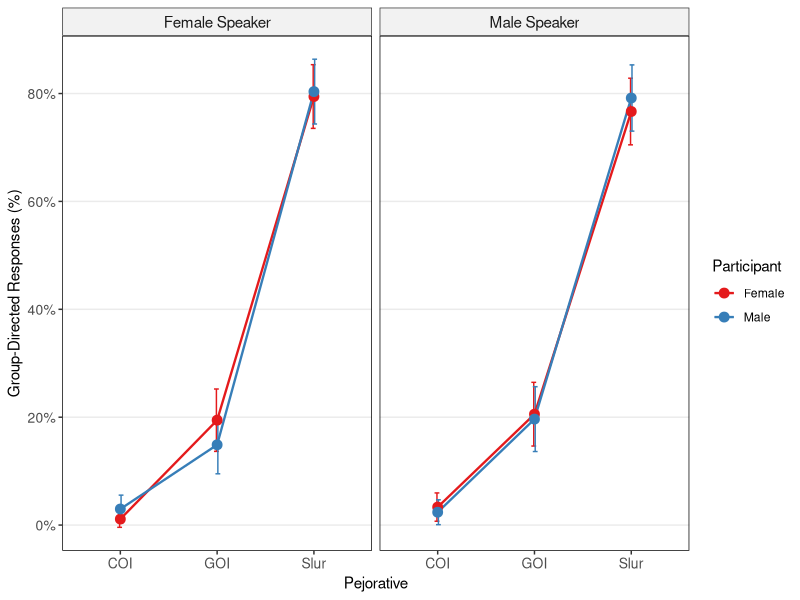
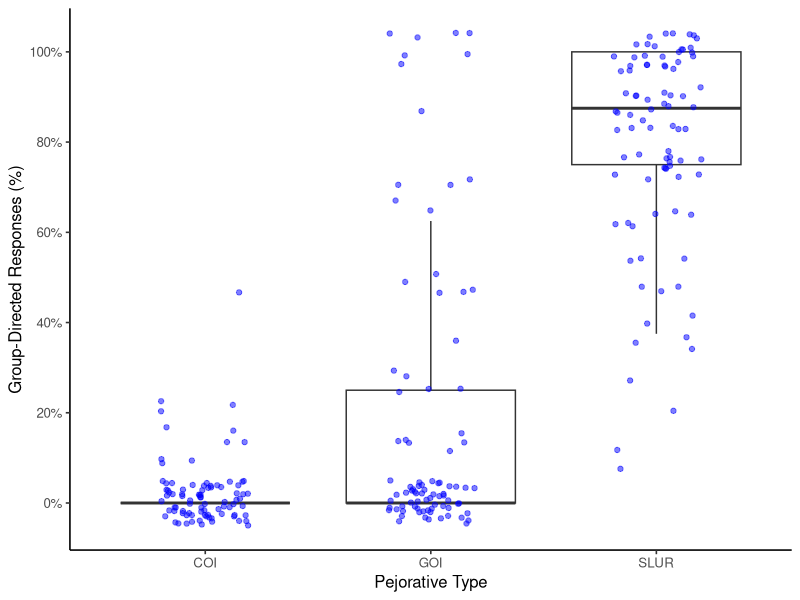
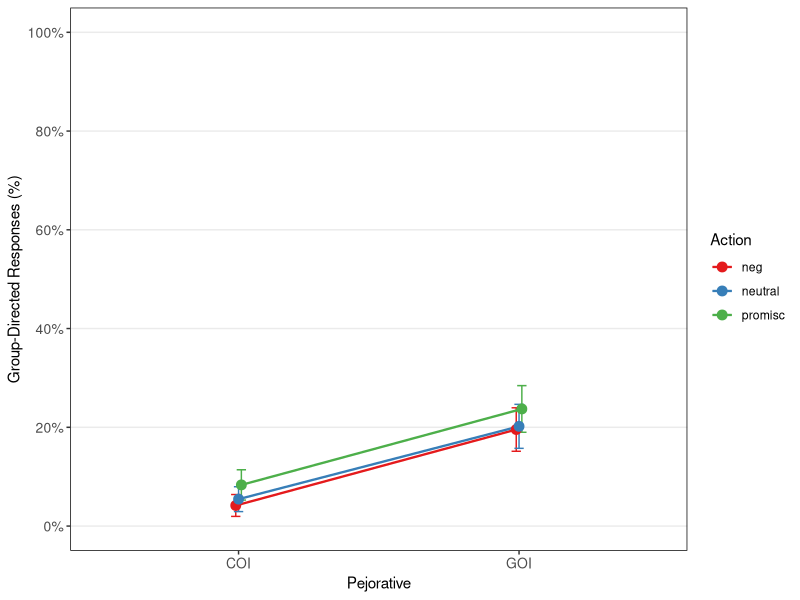
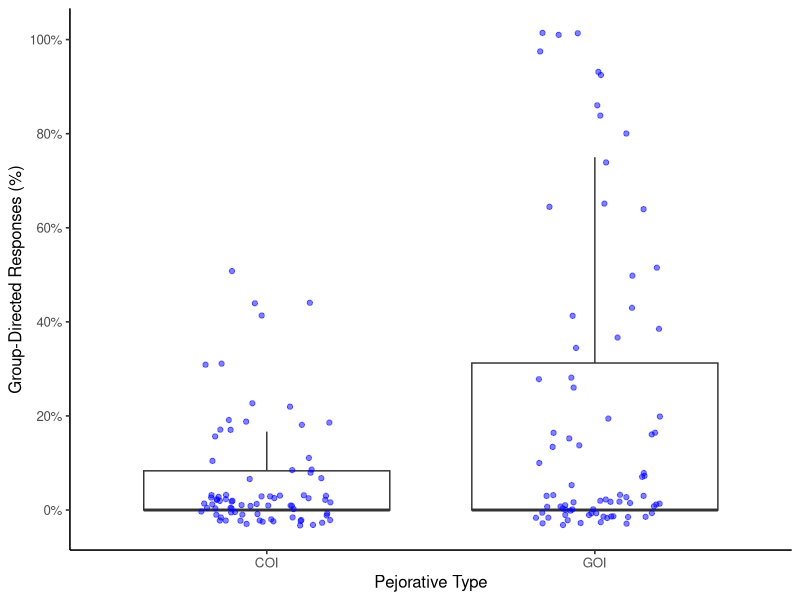
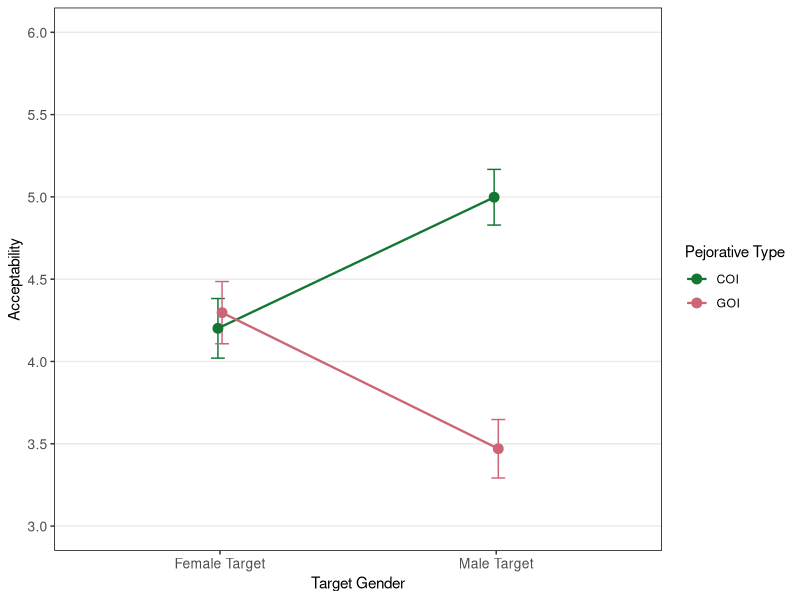
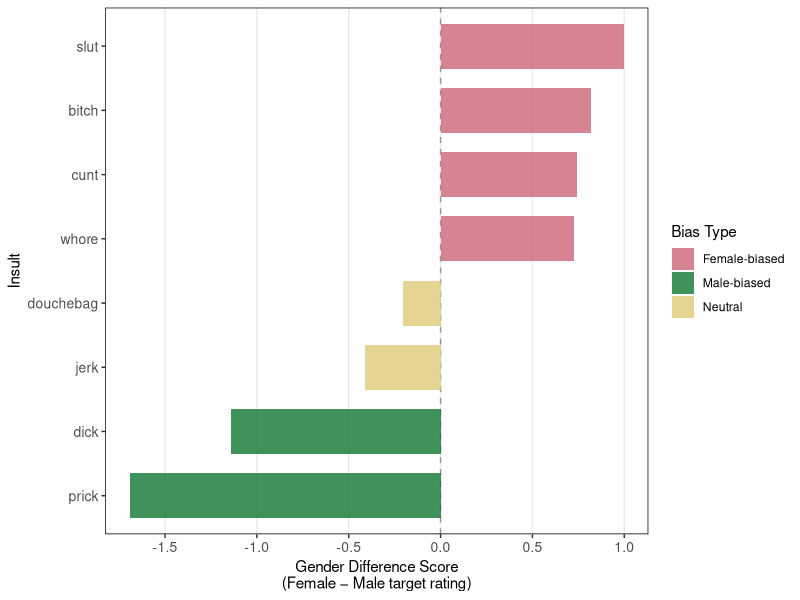

Write R code to recreate these figures, in order.
## ---- chunk 1
library(dplyr)
library(tidyr)
library(ggplot2)
library(lme4)
library(lmerTest)
library(readr)
## ---- chunk 2
data_s1 <- read.csv("data_s1_clean.csv")
data_s2 <- read.csv("data_s2_clean.csv")
data_s3 <- read.csv("data_s3_clean.csv")
## ---- chunk 3
data_s1$response_type <- factor(data_s1$response_type)
data_s1$pejorative_type <- factor(data_s1$pejorative_type)
data_s1$participant_gender <- factor(data_s1$participant_gender)
data_s1$speaker <- factor(data_s1$speaker)
data_s1$submission_id <- factor(data_s1$submission_id)
data_s1$response_binary <- ifelse(data_s1$response_type == "Group", 1, 0)

response_summary <- data_s1 %>%
  group_by(pejorative_type, speaker, participant_gender, response_type) %>%
  summarise(n = n(), .groups = "drop") %>%
  group_by(pejorative_type, speaker, participant_gender) %>%
  mutate(
    total = sum(n),
    rel_freq = n / total,
    se = sqrt((rel_freq * (1 - rel_freq)) / total),
    ci_lower = pmax(0, rel_freq - 1.96 * se),
    ci_upper = pmin(1, rel_freq + 1.96 * se)
  )

plot_data <- response_summary %>%
  filter(response_type == "Group") %>%
  rename(group_pct = rel_freq) %>%
  mutate(
    group_pct = group_pct * 100,
    ci = 1.96 * se * 100
  )

ggplot(plot_data, aes(x = pejorative_type, y = group_pct,
                      color = participant_gender,
                      group = participant_gender)) +
  geom_errorbar(aes(ymin = group_pct - ci, ymax = group_pct + ci),
                width = 0.1, position = position_dodge(0.03)) +
  geom_line(size = 0.8) +
  geom_point(size = 3) +
  facet_wrap(~speaker, labeller = labeller(speaker = c(
    "female" = "Female Speaker",
    "male" = "Male Speaker"
  ))) +
  labs(x = "Pejorative", y = "Group-Directed Responses (%)", color = "Participant") +
  scale_color_brewer(palette = "Set1",
                     labels = c("female" = "Female", "male" = "Male")) +
  scale_y_continuous(
    labels = function(x) paste0(x, "%"),
    breaks = seq(0, 100, by = 20)
  ) +
  scale_x_discrete(labels = c("COI" = "COI", "GOP" = "GOP", "SLUR" = "Slur")) +
  theme_bw() +
  theme(
    axis.text = element_text(size = 10),
    axis.text.x = element_text(angle = 0, hjust = 0.5),
    legend.position = "right",
    legend.background = element_rect(fill = NA, color = NA),
    strip.background = element_rect(fill = "gray95"),
    strip.text = element_text(size = 11),
    panel.grid.minor = element_blank(),
    panel.grid.major.x = element_blank(),
    panel.border = element_rect(color = "black", fill = NA, linewidth = 0.5)
  )
## ---- chunk 4
participant_summary <- data_s1 %>%
  group_by(submission_id, pejorative_type) %>%
  summarize(group_response_rate = mean(response_binary) * 100, .groups = "drop")

ggplot(participant_summary, aes(x = pejorative_type, y = group_response_rate)) +
  geom_boxplot(outlier.shape = NA) +
  geom_jitter(width = 0.2, alpha = 0.5, color = "blue") +
  labs(x = "Pejorative Type", y = "Group-Directed Responses (%)") +
  scale_y_continuous(
    labels = function(x) paste0(x, "%"),
    breaks = seq(0, 100, by = 20)
  ) +
  theme_classic(base_size = 12) +
  theme(
    panel.grid.major = element_blank(),
    panel.grid.minor = element_blank()
  )
## ---- chunk 5
data_s2 <- data_s2 %>%
  mutate(
    pejorative_type = as.character(pejorative_type),
    action = as.character(action)
  )

summary_stats <- data_s2 %>%
  group_by(pejorative_type, action) %>%
  summarize(
    n = sum(!is.na(response)),
    group_count = sum(response == "Group", na.rm = TRUE),
    prop_group = group_count / n,
    .groups = "drop"
  ) %>%
  mutate(
    se = sqrt((prop_group * (1 - prop_group)) / n),
    ci_lower = prop_group - 1.96 * se,
    ci_upper = prop_group + 1.96 * se
  )

plot_data <- summary_stats %>%
  mutate(
    prop_group_pct = 100 * prop_group,
    ci_lower_pct = 100 * ci_lower,
    ci_upper_pct = 100 * ci_upper
  )

ggplot(plot_data, aes(x = pejorative_type, y = prop_group_pct,
                      color = action, group = action)) +
  geom_errorbar(aes(ymin = ci_lower_pct, ymax = ci_upper_pct),
                width = 0.1, position = position_dodge(width = 0.03)) +
  geom_line(size = 0.8, position = position_dodge(width = 0.03)) +
  geom_point(size = 3, position = position_dodge(width = 0.03)) +
  labs(x = "Pejorative", y = "Group-Directed Responses (%)", color = "Action") +
  scale_y_continuous(
    limits = c(0, 100),
    breaks = seq(0, 100, by = 20),
    labels = function(x) paste0(x, "%")
  ) +
  scale_color_brewer(palette = "Set1") +
  theme_bw() +
  theme(
    axis.text = element_text(size = 10),
    axis.text.x = element_text(angle = 0, hjust = 0.5),
    legend.position = "right",
    legend.background = element_rect(fill = NA, color = NA),
    strip.background = element_rect(fill = "gray95"),
    strip.text = element_text(size = 11),
    panel.grid.minor = element_blank(),
    panel.grid.major.x = element_blank(),
    panel.border = element_rect(color = "black", fill = NA, linewidth = 0.5)
  )
## ---- chunk 6
data_s2$pejorative_type <- as.factor(data_s2$pejorative_type)
data_s2$response_binary <- ifelse(data_s2$response == "Group", 1, 0)

participant_summary_s2 <- data_s2 %>%
  group_by(submission_id, pejorative_type) %>%
  summarize(
    total_responses = n(),
    group_responses = sum(response == "Group", na.rm = TRUE),
    group_response_rate = (group_responses / total_responses) * 100,
    .groups = "drop"
  )

ggplot(participant_summary_s2, aes(x = pejorative_type, y = group_response_rate)) +
  geom_boxplot(outlier.shape = NA) +
  geom_jitter(width = 0.2, alpha = 0.5, color = "blue") +
  labs(x = "Pejorative Type", y = "Group-Directed Responses (%)") +
  scale_y_continuous(
    labels = function(x) paste0(x, "%"),
    breaks = seq(0, 100, by = 20)
  ) +
  theme_classic(base_size = 12) +
  theme(
    panel.grid.major = element_blank(),
    panel.grid.minor = element_blank()
  )
## ---- chunk 7
data_s3 <- read_csv("data_s3_clean.csv")

data_s3$target_gender <- as.factor(data_s3$target_gender)
data_s3$pejorative <- as.factor(data_s3$pejorative)
data_s3$submission_id <- as.factor(data_s3$submission_id)
data_s3$itemname <- as.factor(data_s3$itemname)

summary_stats_s3 <- data_s3 %>%
  group_by(target_gender, pejorative) %>%
  summarise(
    n = n(),
    mean_rating = mean(selected_option, na.rm = TRUE),
    sd_rating = sd(selected_option, na.rm = TRUE),
    se_rating = sd_rating / sqrt(n),
    ci_lower = mean_rating - 1.96 * se_rating,
    ci_upper = mean_rating + 1.96 * se_rating,
    .groups = "drop"
  )

ggplot(summary_stats_s3, aes(x = target_gender, y = mean_rating,
                              color = pejorative, group = pejorative)) +
  geom_errorbar(aes(ymin = ci_lower, ymax = ci_upper),
                width = 0.1, position = position_dodge(width = 0.03)) +
  geom_line(size = 0.8, position = position_dodge(width = 0.03)) +
  geom_point(size = 3, position = position_dodge(width = 0.03)) +
  labs(x = "Target Gender", y = "Acceptability", color = "Pejorative Type") +
  scale_x_discrete(labels = c("female_target" = "Female Target",
                               "male_target" = "Male Target")) +
  scale_y_continuous(limits = c(3, 6), breaks = seq(3, 6, by = 0.5)) +
  scale_color_manual(values = c("COI" = "#117733", "GOI" = "#CC6677")) +
  theme_bw() +
  theme(
    axis.text = element_text(size = 10),
    axis.text.x = element_text(angle = 0, hjust = 0.5),
    legend.position = "right",
    legend.background = element_rect(fill = NA, color = NA),
    strip.background = element_rect(fill = "gray95"),
    strip.text = element_text(size = 11),
    panel.grid.minor = element_blank(),
    panel.grid.major.x = element_blank(),
    panel.border = element_rect(color = "black", fill = NA, linewidth = 0.5)
  )
## ---- chunk 8
library(cluster)

token_analysis <- data_s3 %>%
  filter(!is.na(token)) %>%
  group_by(token, pejorative, target_gender) %>%
  summarise(mean_rating = mean(selected_option, na.rm = TRUE), .groups = "drop") %>%
  pivot_wider(names_from = target_gender, values_from = mean_rating,
              names_prefix = "rating_") %>%
  mutate(gender_diff = rating_female_target - rating_male_target)

set.seed(123)
final_clustering <- kmeans(token_analysis$gender_diff, centers = 3, nstart = 25)
token_analysis$cluster <- final_clustering$cluster

token_analysis$bias_type <- case_when(
  token_analysis$cluster == which.max(final_clustering$centers) ~ "Female-biased",
  token_analysis$cluster == which.min(final_clustering$centers) ~ "Male-biased",
  TRUE ~ "Neutral"
)

ggplot(token_analysis, aes(x = reorder(token, gender_diff),
                           y = gender_diff, fill = bias_type)) +
  geom_hline(yintercept = 0, linetype = "dashed", color = "gray60", size = 0.5) +
  geom_col(width = 0.7, alpha = 0.8) +
  coord_flip() +
  labs(x = "Insult", y = "Gender Difference Score\n(Female − Male target rating)",
       fill = "Bias Type") +
  scale_fill_manual(values = c(
    "Female-biased" = "#CC6677",
    "Male-biased" = "#117733",
    "Neutral" = "#DDCC77"
  )) +
  scale_y_continuous(breaks = seq(-2, 1, 0.5)) +
  theme_bw() +
  theme(
    axis.text = element_text(size = 10),
    legend.position = "right",
    legend.background = element_rect(fill = NA, color = NA),
    panel.grid.minor = element_blank(),
    panel.grid.major.y = element_blank(),
    panel.border = element_rect(color = "black", fill = NA, linewidth = 0.5)
  )
